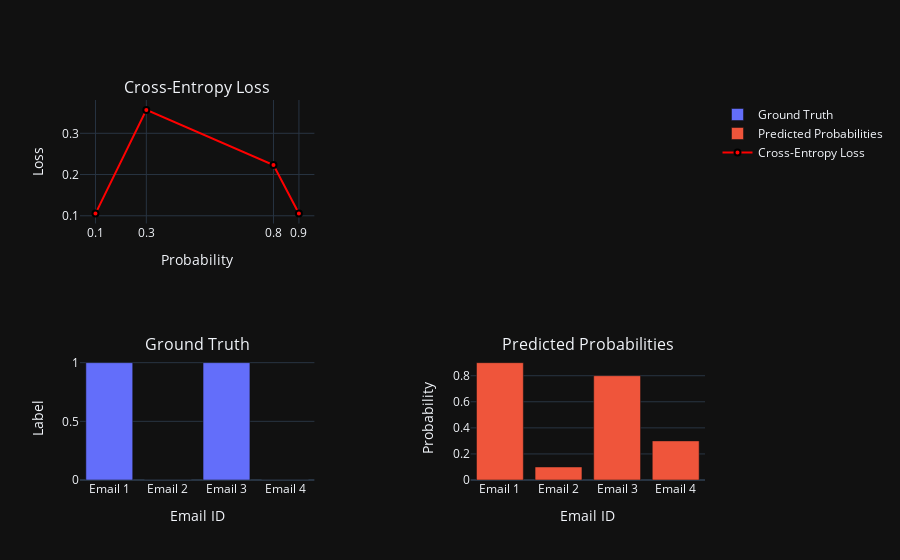

The notebook cell saved with this chart:
### Code cell
from plotly.subplots import make_subplots
import plotly.graph_objects as go

# Plot the true labels and predicted probabilities
fig = make_subplots(
    rows=2, cols=2, 
    subplot_titles=("Ground Truth", "Predicted Probabilities", "Cross-Entropy Loss"),
    start_cell="bottom-left",
    horizontal_spacing=0.25,
    vertical_spacing=0.35
)

# Add bar chart for true labels
fig.add_trace(
    go.Bar(
        x=["Email 1", "Email 2", "Email 3", "Email 4"], 
        y=true_labels, 
        name="Ground Truth"
    ),
    row=1, col=1
)

# Update x-axis and y-axis labels
fig.update_xaxes(title_text="Email ID", row=1, col=1)
 # Update y-axis labels
fig.update_yaxes(title_text="Label", row=1, col=1)


# Add bar chart for predicted probabilities
fig.add_trace(
    go.Bar(
        x=["Email 1", "Email 2", "Email 3", "Email 4"], 
        y=predicted_probs, 
        name="Predicted Probabilities"
    ),
    row=1, col=2
)
 # Update x-axis and y-axis labels
fig.update_xaxes(title_text="Email ID", row=1, col=2)
# Update y-axis labels
fig.update_yaxes(title_text="Probability", row=1, col=2)

# predicted_probs.sort()
fig.add_trace(
    go.Scatter(
        x=sorted_probs, 
        y=sorted_losses, 
        mode="lines+markers", 
        name="Cross-Entropy Loss", 
        marker=dict(color="red", line=dict(color="black", width=2))

    ),
    row=2, col=1
)
# Update x-axis and y-axis labels
fig.update_xaxes(title_text="Probability", 
                 row=2, col=1, 
                 tickvals=sorted_probs, 
                 ticktext=[f"{prob:.1f}" for prob in sorted_probs])
# Update y-axis labels
fig.update_yaxes(title_text="Loss", row=2, col=1)

# Update layout
fig.update_layout(
    title="",
    showlegend=True,
    # margin=dict(l=0, r=0, t=0, b=0)
)

# Save plot to file
fig.write_image(
    "../assets/images/cross-entropy-loss-charts.png",
    width=1.0, height=1.0, scale=1.0,
    engine="kaleido")
# Show the plot
fig.show()

### Figure 1 — Plotly figure (JSON) as saved in the notebook; plotly's stock layout.template omitted (floating-point values rounded to 4 significant figures)
{"data": [{"name": "Ground Truth", "x": ["Email 1", "Email 2", "Email 3", "Email 4"], "y": [1, 0, 1, 0], "type": "bar", "xaxis": "x", "yaxis": "y"}, {"name": "Predicted Probabilities", "x": ["Email 1", "Email 2", "Email 3", "Email 4"], "y": [0.9, 0.1, 0.8, 0.3], "type": "bar", "xaxis": "x2", "yaxis": "y2"}, {"marker": {"color": "red", "line": {"color": "black", "width": 2}}, "mode": "lines+markers", "name": "Cross-Entropy Loss", "x": [0.1, 0.3, 0.8, 0.9], "y": [0.1054, 0.3567, 0.2231, 0.1054], "type": "scatter", "xaxis": "x3", "yaxis": "y3"}], "layout": {"xaxis": {"anchor": "y", "domain": [0.0, 0.375], "title": {"text": "Email ID"}}, "yaxis": {"anchor": "x", "domain": [0.0, 0.325], "title": {"text": "Label"}}, "xaxis2": {"anchor": "y2", "domain": [0.625, 1.0], "title": {"text": "Email ID"}}, "yaxis2": {"anchor": "x2", "domain": [0.0, 0.325], "title": {"text": "Probability"}}, "xaxis3": {"anchor": "y3", "domain": [0.0, 0.375], "title": {"text": "Probability"}, "tickvals": [0.1, 0.3, 0.8, 0.9], "ticktext": ["0.1", "0.3", "0.8", "0.9"]}, "yaxis3": {"anchor": "x3", "domain": [0.675, 1.0], "title": {"text": "Loss"}}, "xaxis4": {"anchor": "y4", "domain": [0.625, 1.0]}, "yaxis4": {"anchor": "x4", "domain": [0.675, 1.0]}, "annotations": [{"font": {"size": 16}, "showarrow": false, "text": "Ground Truth", "x": 0.1875, "xanchor": "center", "xref": "paper", "y": 0.325, "yanchor": "bottom", "yref": "paper"}, {"font": {"size": 16}, "showarrow": false, "text": "Predicted Probabilities", "x": 0.8125, "xanchor": "center", "xref": "paper", "y": 0.325, "yanchor": "bottom", "yref": "paper"}, {"font": {"size": 16}, "showarrow": false, "text": "Cross-Entropy Loss", "x": 0.1875, "xanchor": "center", "xref": "paper", "y": 1.0, "yanchor": "bottom", "yref": "paper"}], "title": {"text": ""}, "showlegend": true}}
